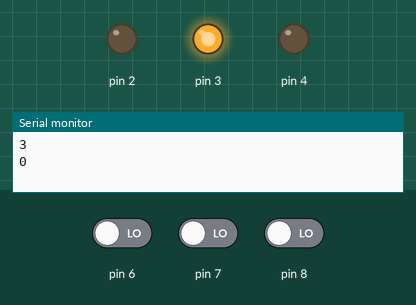
Recording of a sketch running on a simulated Arduino Uno, built with avr-gcc and run on an emulated ATmega328P. Parts: output pins drawn as LEDs (lit = HIGH), the last lines printed to the serial monitor. Dashed ring = blinking. The inputs (shaded band) are chosen by the test bench; at power-on: pin 6 LOW, pin 7 LOW, pin 8 LOW. Random numbers use the default seed unless the sketch sets one.

Above: at 0.1 s.
At 2.8 s:
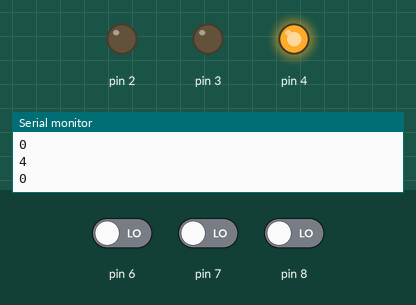
2.9 s: pin 6 driven HIGH
At 5.9 s:
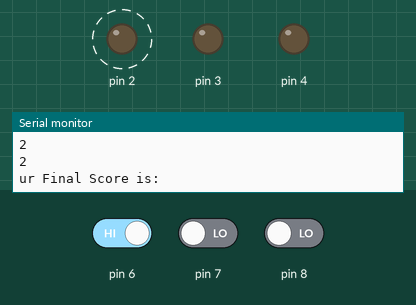
Timing chart, 0 to 7.4 s (numbered marks = the images above; inputs shaded):
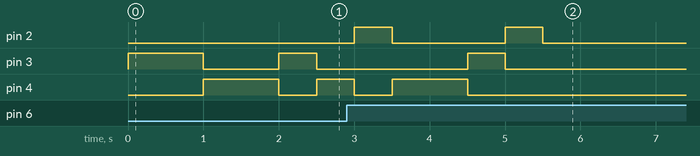

Measured:
- by itself, pin 2: alternates HIGH for 0.50 s and LOW for 1.5 s, 4 changes in all, then stays LOW

The sketch:

speaker.ino
```cpp
void setup() {
  // put your setup code here, to run once:
  Serial.begin(9600);
  pinMode(2,OUTPUT);
   pinMode(3,OUTPUT);
    pinMode(4,OUTPUT);
     pinMode(6,INPUT);
      pinMode(7,INPUT);
       pinMode(8,INPUT);
}

void loop() {
  // put your main code here, to run repeatedly:
  int b,a=0;
  for(int i=0;i<11;i++)
  {

  b=floor(random(2,5));
  Serial.println(b);
digitalWrite(b,HIGH);
if(digitalRead(b+4))
a++;
Serial.println(a);
delay(500);
digitalWrite(b,LOW);
  }
Serial.println("Your Final Score is: "+ a);
delay(10000);
}
```
